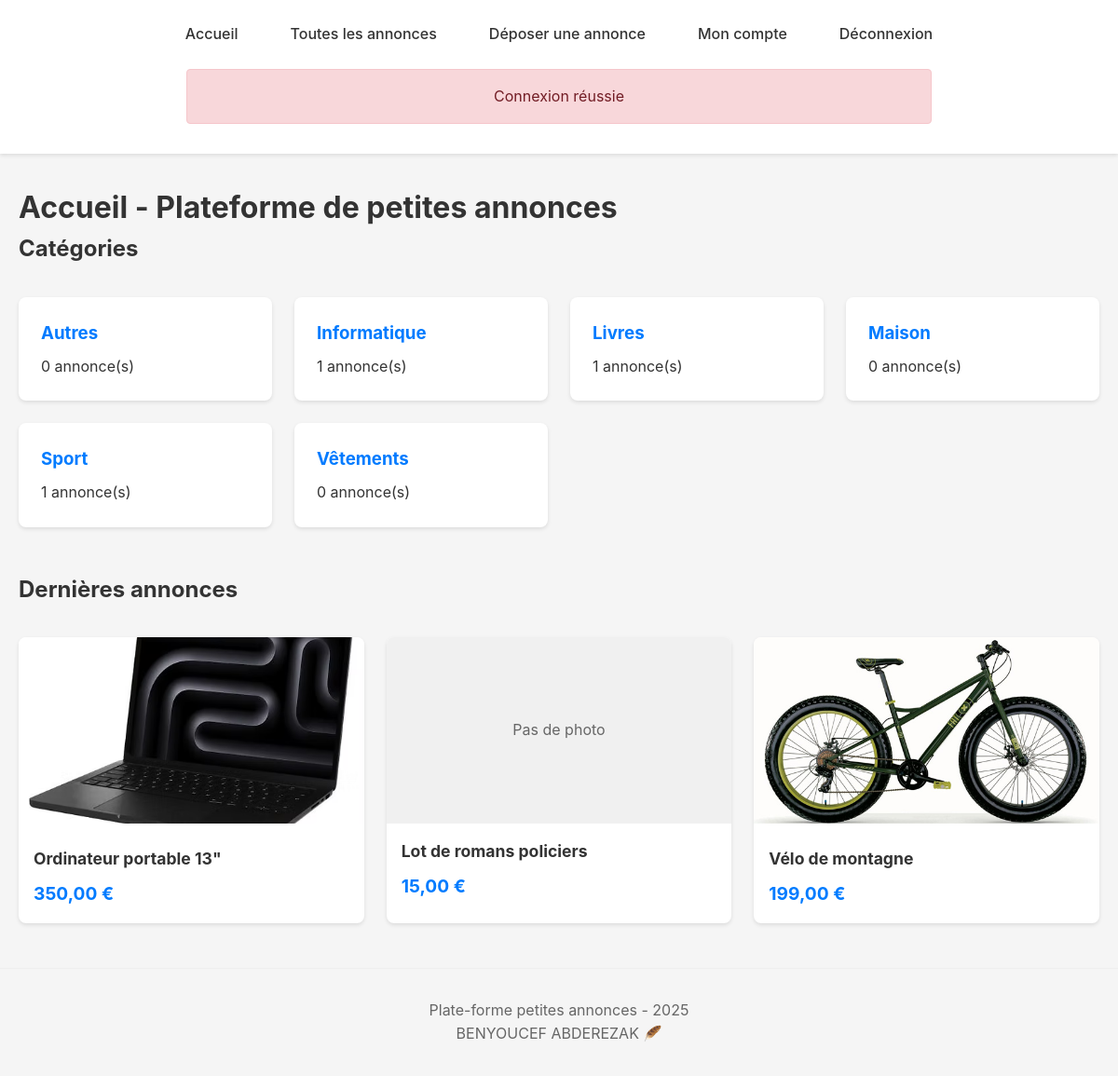
The app's page /site.php (signed in) with its own data.
### tables this page shows
CREATE TABLE categories (
    id VARCHAR(50) PRIMARY KEY,
    name VARCHAR(100) NOT NULL
);

CREATE TABLE annonces (
    id VARCHAR(100) PRIMARY KEY,
    title VARCHAR(100) NOT NULL,
    description TEXT NOT NULL,
    price INT NOT NULL,
    category_id VARCHAR(50) NOT NULL,
    seller_email VARCHAR(255) NOT NULL,
    photos JSON,
    delivery_modes JSON NOT NULL,
    created_date TIMESTAMP DEFAULT CURRENT_TIMESTAMP,
    sold BOOLEAN DEFAULT FALSE,

    CONSTRAINT fk_annonces_category FOREIGN KEY (category_id) REFERENCES categories(id) ON DELETE CASCADE,
    CONSTRAINT fk_annonces_seller   FOREIGN KEY (seller_email)  REFERENCES users(email)    ON DELETE CASCADE
);

### src/control/Controller.php (called while the page is built, shortened)
<?php
require_once("view/View.php");
require_once("model/Annonce.php");
class Controller{
    protected $view;
    protected $annonceStorage;
    protected $categoryStorage;
    public function __construct($view, $annonceStorage, $userStorage, $categoryStorage, $achatStorage){
        $this->view = $view;
        $this->annonceStorage = $annonceStorage;
        $this->categoryStorage = $categoryStorage;
    }
    public function showHome(){
        $categories = $this->categoryStorage->readAll();
        $annonces = $this->annonceStorage->readAllNotSold();
        $last = array_slice($annonces, -4, 4, true);
        $countAnnoncesCat = [];
        if(!empty($categories)){
            foreach($categories as $category){
                $countAnnoncesCat[$category->getId()] = $this->categoryStorage->countAnnonces($category->getId());
            }
        }
        $this->view->prepareHomePage($categories, $last, $countAnnoncesCat);
    }
}

### src/Router.php (called while the page is built, shortened)
<?php
require_once("control/Controller.php");
require_once("view/View.php");
class Router{
    public function main($annonceStorage = null, $userStorage =null, $categoryStorage = null, $achatStorage = null){
        $feedback = null;
        if (isset($_SESSION['feedback'])){
            $feedback = $_SESSION['feedback'];
        }
        $view = new View($this, $feedback);
        $controller = new Controller($view, $annonceStorage, $userStorage, $categoryStorage, $achatStorage);
        $userController = new UserController($view, $annonceStorage, $userStorage, $categoryStorage, $achatStorage);
        $adminController = new AdminController($view, $annonceStorage, $userStorage, $categoryStorage, $achatStorage);
        $action = isset($_GET['action']) ? $_GET['action'] : null;
        $id = isset($_GET['id']) ? $_GET['id'] : null;
        $categoryId = isset($_GET['category']) ? $_GET['category'] : null;
        if($action === 'liste'){
            $controller->showList($categoryId);
        }elseif($action === 'nouveau'){
            $controller->createNewAnnonce();
        }elseif($action === 'sauverNouveau'){
            $controller->saveNewAnnonce($_POST, $_FILES);
        }elseif($action === 'supprimer' && $id){
            $controller->deleteAnnonce($id);
        }elseif($action === 'acheter' && $id){
            $controller->purchaseAnnonce($id, $_POST);
        }elseif($action === 'confirmer' && $id){
            $controller->confirmReception($id);
        }elseif($action === 'connexion'){
            $userController->showLogin();
        }elseif($action === 'connexionPost'){
            $userController->login($_POST);
        }elseif($action === 'inscription'){
            $userController->showRegister();
        }elseif($action === 'inscriptionPost'){
            $userController->register($_POST);
        }elseif($action === 'deconnexion'){
            $userController->logout();
        }elseif($action === 'profil'){
            $userController->showProfile();
        }elseif($action === 'admin'){
            $adminController->showAdmin();
        }elseif($action === 'supprimerUtilisateur' && isset($_GET['email'])){
            $adminController->deleteUser($_GET['email']);
        }elseif($action === 'creerCategorie'){
            $adminController->createCategory($_POST);
        }elseif($action === 'modifierCategorie' && $id){
            $adminController->updateCategory($id, $_POST);
        }elseif($action === 'supprimerCategorie' && $id){
            $adminController->deleteCategory($id);
        }elseif ($id){
            $controller->showAnnonce($id);
        }else{
            $controller->showHome();
        }
    }
    protected function scriptName(){
        return htmlspecialchars(basename($_SERVER['PHP_SELF']));
    }
    public function getListURL($categoryId = null){
        $url = $this->scriptName() . "?action=liste";
        if ($categoryId) {
            $url .= "&category=" . urlencode($categoryId);
        }
        return $url;
    }
    public function getCategoryURL($categoryId){
        return $this->getListURL($categoryId);
    }
    public function getAnnonceURL($id){
        return $this->scriptName() . "?id=" . urlencode($id);
    }
}

### site.php (called while the page is built, shortened)
<?php
require_once("Router.php");
require_once("model/AnnonceStorageSql.php");
require_once("model/CategoryStorageSql.php");
$annonceStorage = new AnnonceStorageSql();
$userStorage = new UserStorageSql();
$categoryStorage = new CategoryStorageSql();
$achatStorage = new AchatStorageSql();
$router = new Router();
$router->main($annonceStorage, $userStorage, $categoryStorage, $achatStorage);

### src/model/Category.php (called while the page is built, shortened)
<?php
class Category{
    protected $id;
    protected $name;
    public function __construct($id, $name) {
        $this->id = $id;
        $this->name = $name;
    }
    public function getId() { return $this->id; }
    public function getName() { return $this->name; }
}

### src/model/CategoryStorageSql.php (called while the page is built, shortened)
<?php
require_once("Category.php");
require_once("config/Database.php");
class CategoryStorageSql implements CategoryStorage{
    private $pdo;
    public function __construct(){
        $this->pdo = Database::getInstance();
    }
    public function readAll(){
        $stmt = $this->pdo->query("SELECT * FROM categories ORDER BY name");
        $rows = $stmt->fetchAll(PDO::FETCH_ASSOC);
        $categories = [];
        foreach ($rows as $row) {
            $categories[$row['id']] = $this->rowToCategory($row);
        }
        return $categories;
    }
    private function rowToCategory($row){
        return new Category($row['id'], $row['name']);
    }
}

### src/config/Database.php (called while the page is built, shortened)
<?php
class Database{
    private static $instance = null;
    private function __construct(){
        try{
            $this->pdo = new PDO(
                "mysql:host=" . DB_HOST . ";dbname=" . DB_NAME . ";charset=utf8",
                DB_USER,
                DB_PASS,
                [PDO::ATTR_ERRMODE => PDO::ERRMODE_EXCEPTION]
            );
        } catch (PDOException $e){
            echo "Connexion à MySQL impossible : ", $e->getMessage();
        }
    }
    public static function getInstance(){
        if(self::$instance === null){
            self::$instance = new Database();
        }
        return self::$instance->pdo;
    }
}

### src/model/Annonce.php (called while the page is built, shortened)
<?php
class Annonce{
    protected $title;
    protected $price;
    protected $photos;
    public function __construct($title, $description, $priceCentimes, $categoryId, $sellerEmail, $deliveryModes = array(), $photos = array()) {
        $this->title = $title;
        $this->price = (int)$priceCentimes;
        $this->photos = is_array($photos) ? $photos : array();
    }
    public function getTitle(){
        return $this->title;
    }
    public function getPriceFormatted(){
        return number_format($this->price / 100, 2, ',', ' ') . " €";
    }
    public function getFirstPhotoUrl(){
        return count($this->photos) ? 'uploads/annonces/' . $this->photos[0] : null;
    }
}

### src/model/AnnonceStorageSql.php (called while the page is built, shortened)
<?php
require_once("Annonce.php");
require_once("config/Database.php");
class AnnonceStorageSql implements AnnonceStorage{
    private $pdo;
    public function __construct(){
        $this->pdo = Database::getInstance();
    }
    public function readAllNotSold(){
        $stmt = $this->pdo->prepare("
            SELECT * FROM annonces
            WHERE sold = 0
            ORDER BY created_date DESC
        ");
        $stmt->execute();
        $rows = $stmt->fetchAll(PDO::FETCH_ASSOC);
        $annonces = [];
        foreach ($rows as $row){
            $annonces[$row['id']] = $this->rowToAnnonce($row);
        }
        return $annonces;
    }
    private function rowToAnnonce($row){
        $photos = json_decode($row['photos'], true) ?: [];
        $delivery_modes = json_decode($row['delivery_modes'], true) ?: [];
        $annonce = new Annonce(
            $row['title'],
            $row['description'],
            $row['price'],
            $row['category_id'],
            $row['seller_email'],
            $delivery_modes,
            $photos
        );
        $annonce->setCreatedDate(new DateTime($row['created_date']));
        $annonce->setSold($row['sold']);
        return $annonce;
    }
}

### src/view/UserView.php (the view, shortened to what this page needs)
<?php
class UserView {
    protected $router;
    public function __construct($router){
        $this->router = $router;
    }
    public function renderHomePage($categories, $lastAnnonces, $countAnnoncesCat){
        $html = "<div class='home-page'>";
        $html .= "<section class='categories-section'>";
        $html .= "<h2>Catégories</h2>";
        $html .= "<div class='categories-grid'>";
        foreach ($categories as $category) {
            $count = $countAnnoncesCat[$category->getId()];
            $html .= "<a href='" . $this->router->getCategoryURL($category->getId()) . "' class='category-card'>";
            $html .= "<h3>" . htmlspecialchars($category->getName()) . "</h3>";
            $html .= "<p>" . $count . " annonce(s)</p>";
            $html .= "</a>";
        }
        $html .= "</div>";
        $html .= "</section>";
        $html .= "<section class='last-annonces'>";
        $html .= "<h2>Dernières annonces</h2>";
        if (empty($lastAnnonces)) {
            $html .= "<p>Aucune annonce pour le moment.</p>";
        } else {
            $html .= "<div class='annonces-grid'>";
            foreach ($lastAnnonces as $id => $a) {
                $html .= $this->renderAnnonceCard($a, $id);
            }
            $html .= "</div>";
        }
        $html .= "</section>";
        $html .= "</div>";
        return $html;
    }
    protected function renderAnnonceCard($annonce, $id, $showDelete = false){
        $html = "<div class='annonce-card'>";
        $html .= "<a href='" . $this->router->getAnnonceURL($id) . "'>";
        if ($annonce->getFirstPhotoUrl()) {
            $html .= "<img src='" . htmlspecialchars($annonce->getFirstPhotoUrl()) . "' alt='' class='annonce-thumb'>";
        } else {
            $html .= "<div class='annonce-thumb no-photo'>Pas de photo</div>";
        }
        $html .= "<h3>" . htmlspecialchars($annonce->getTitle()) . "</h3>";
        $html .= "<div class='annonce-price'>" . htmlspecialchars($annonce->getPriceFormatted()) . "</div>";
        $html .= "</a>";
        $html .= "</div>";
        return $html;
    }
}

### src/css/style.css (style rules this page uses)
* { margin: 0; padding: 0; box-sizing: border-box; }
body { font-family: -apple-system, BlinkMacSystemFont, 'Segoe UI', Roboto, Oxygen, Ubuntu, sans-serif; line-height: 1.6; color: #333; background-color: #f5f5f5; }
.categories-grid { display: grid; grid-template-columns: repeat(auto-fill, minmax(250px, 1fr)); gap: 1.5rem; margin: 2rem 0; }
.category-card { background-color: white; padding: 1.5rem; border-radius: 8px; text-decoration: none; color: inherit; box-shadow: 0 2px 4px rgba(0,0,0,0.1); transition: transform 0.2s, box-shadow 0.2s; }
.category-card h3 { margin-bottom: 0.5rem; color: #007bff; }
.annonces-grid { display: grid; grid-template-columns: repeat(auto-fill, minmax(300px, 1fr)); gap: 1.5rem; margin: 2rem 0; }
.annonce-card { background-color: white; border-radius: 8px; overflow: hidden; box-shadow: 0 2px 4px rgba(0,0,0,0.1); position: relative; }
.annonce-card a { text-decoration: none; color: inherit; }
.annonce-thumb { width: 100%; height: 200px; object-fit: cover; }
.no-photo { background-color: #f0f0f0; display: flex; align-items: center; justify-content: center; color: #666; }
.annonce-card h3 { padding: 1rem 1rem 0.5rem; font-size: 1.1rem; }
.annonce-price { padding: 0 1rem 1rem; font-weight: bold; color: #007bff; font-size: 1.2rem; }
.home-page section { margin-bottom: 3rem; }
.home-page h2 { margin-bottom: 1rem; color: #333; }

### records on screen
categories: name "Autres", id "0"
categories: name "Informatique", id "1"
categories: name "Livres", id "1"
categories: name "Maison", id "0"
categories: name "Sport", id "1"
categories: name "Vêtements", id "0"
annonces: shows a picture, title "Ordinateur portable 13\"", price "350,00 €"
annonces: shows "Pas de photo", title "Lot de romans policiers", price "15,00 €"
annonces: shows a picture, title "Vélo de montagne", price "199,00 €"

### other values on screen
$item['text'] "Accueil"
$item['text'] "Toutes les annonces"
$item['text'] "Déposer une annonce"
$item['text'] "Mon compte"
$item['text'] "Déconnexion"
$this->feedback "Connexion réussie"
$this->title "Accueil - Plateforme de petites annonces"
